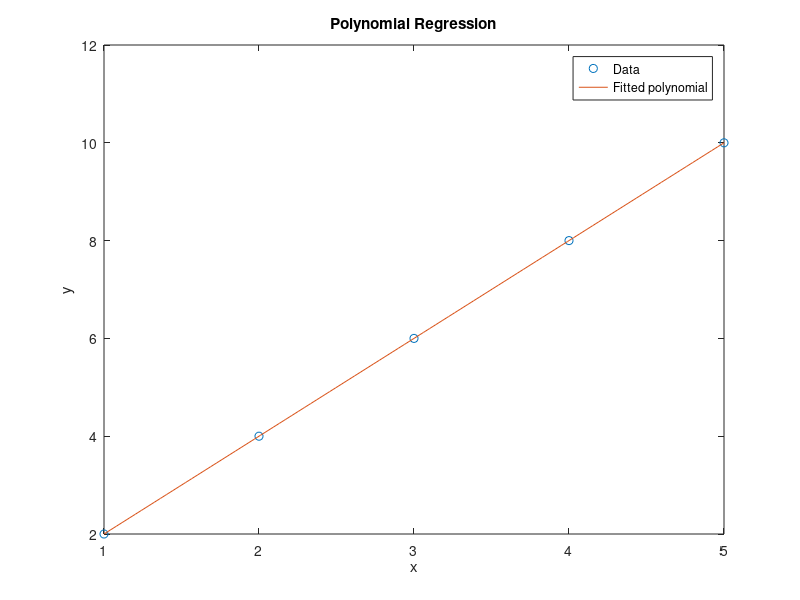

MATLAB code for this plot:
%Polynomial Regression
%Sample Data 
x=[1,2,3,4,5];
y=[2,4,6,8,10];
%Polynomial Degree
degree =2;
%Perform polynomial regression
p= polyfit(x,y,degree);
%Create a polynomial model
x_fit = linspace(min(x),max(x),100); %100 points for a smoother plot
y_fit = polyval(p,x_fit);
%Plot
figure;
plot(x,y,'o'); %Original Data
hold on;
plot(x_fit,y_fit,'-'); %Fitted polynomial
title('Polynomial Regression');
xlabel('x');
ylabel('y');
legend('Data','Fitted polynomial');